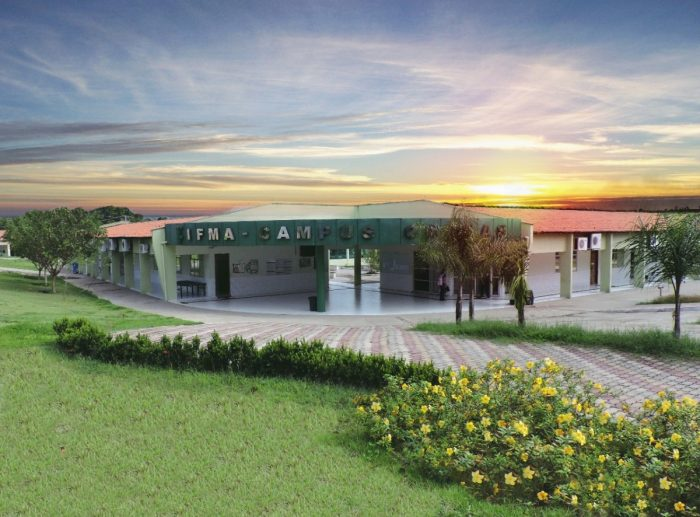
#> input picture ifma-caxias.jpg, 700 x 517 px, found by its file name
$ python Tarefa01-Resposta.py
#> lines starting #> are read from the running program, lines starting #| are printed output that depends on the picture
# coding=utf-8
import cv2
import numpy as np

img = cv2.imread('ifma-caxias.jpg', 0)
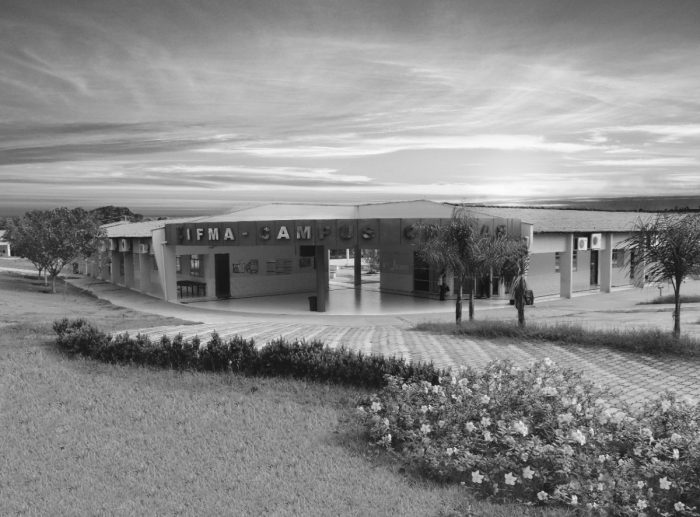
#> img: shape (517, 700); min 14, max 252, mean 137.8

rectKernel=cv2.getStructuringElement(cv2.MORPH_RECT, (13, 5))
res=cv2.morphologyEx(img, cv2.MORPH_TOPHAT, rectKernel)
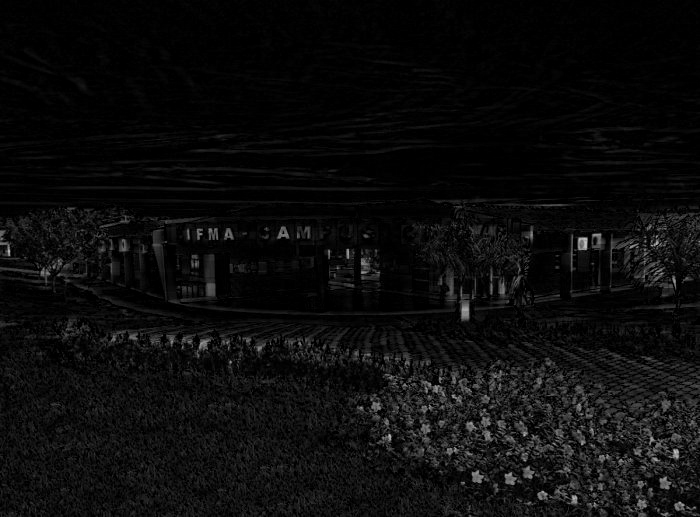
#> res: shape (517, 700); min 0, max 202, mean 12.1

cv2.imshow('Result',res)

cv2.waitKey(0)
cv2.destroyAllWindows()
